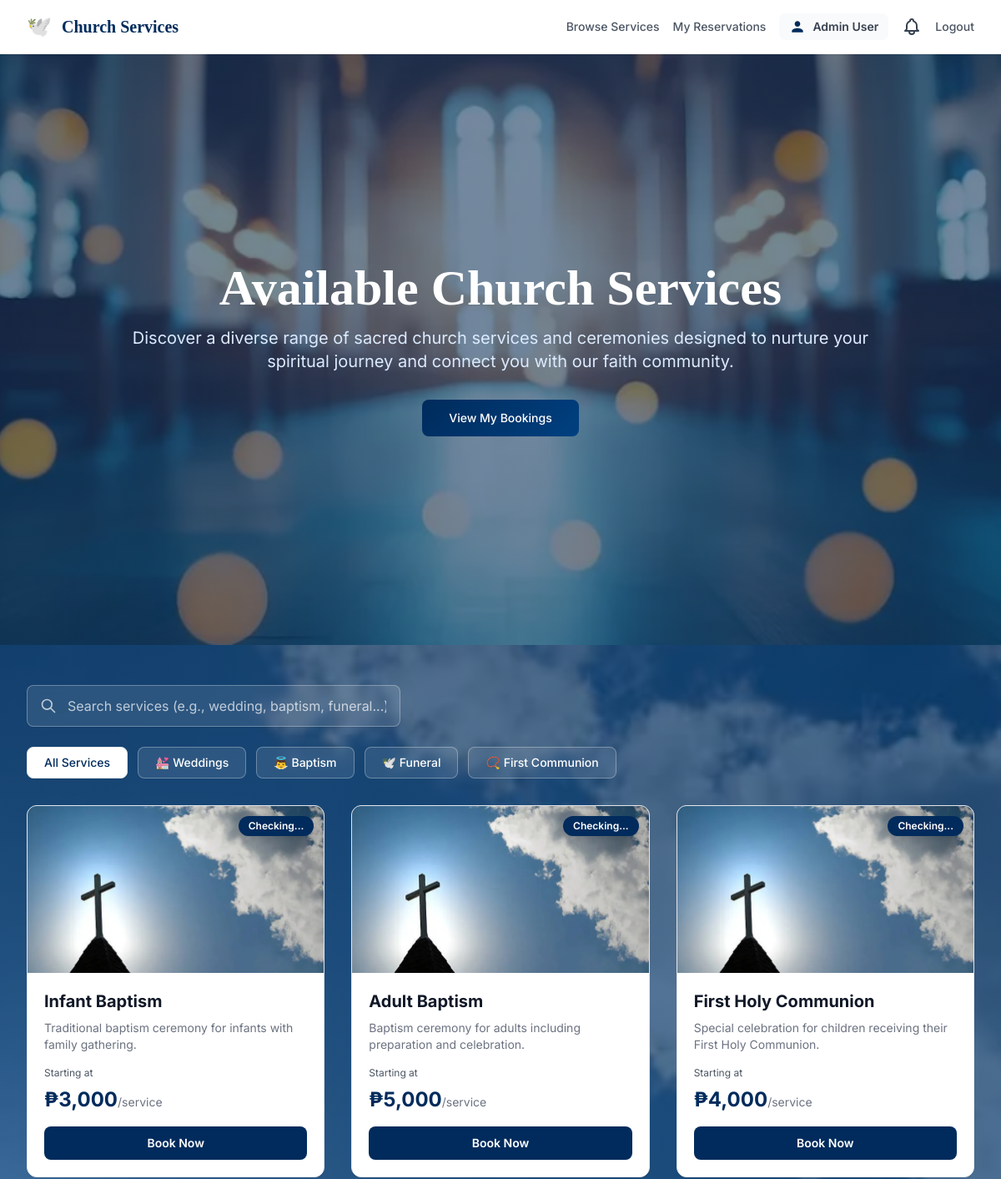
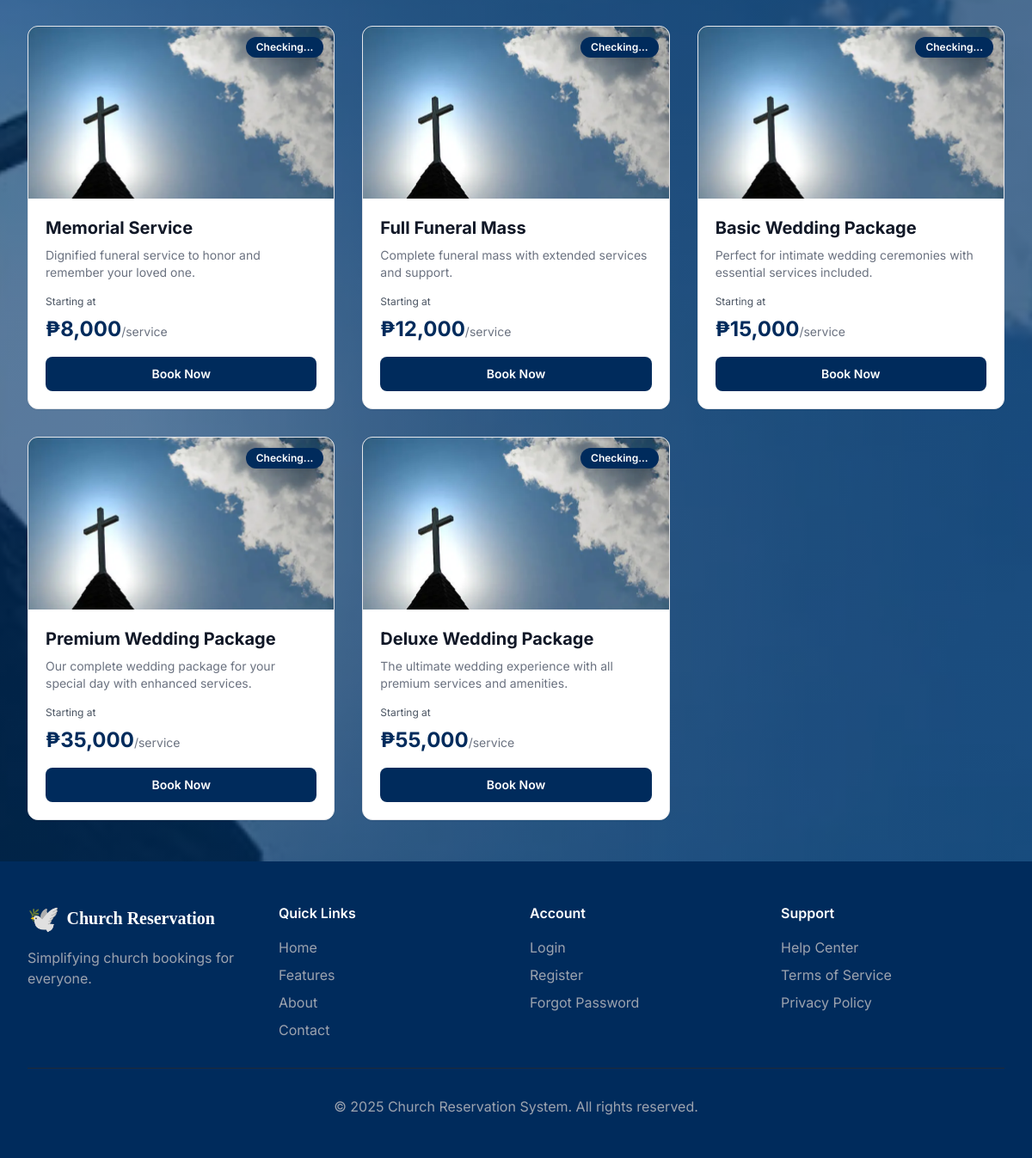
/user/index.php (signed in), run on the app's committed database (2 pictures, top to bottom).
### tables this page shows
CREATE TABLE IF NOT EXISTS services (
    id INT AUTO_INCREMENT PRIMARY KEY,
    name VARCHAR(255) NOT NULL,
    category VARCHAR(100) NOT NULL,
    price DECIMAL(10, 2) NOT NULL DEFAULT 0.00,
    description TEXT NOT NULL,
    features TEXT,
    image VARCHAR(255) DEFAULT 'church.png',
    created_at TIMESTAMP DEFAULT CURRENT_TIMESTAMP,
    updated_at TIMESTAMP DEFAULT CURRENT_TIMESTAMP ON UPDATE CURRENT_TIMESTAMP
);

### user/index.php (the view, shortened to what this page needs)
<?php
$db = new PDO("mysql:host=" . DB_HOST . ";dbname=" . DB_NAME, DB_USER, DB_PASS);
$services = [];
try {
    $stmt = $db->query("SELECT * FROM services ORDER BY category, price");
    $services = $stmt->fetchAll(PDO::FETCH_ASSOC);
} catch (PDOException $e) {
    $services = [];
}
$user_name = isset($_SESSION['user_name']) ? $_SESSION['user_name'] : 'Guest';
?>
<!DOCTYPE html>
<html lang="en">
<head>
    <script src="https://cdn.tailwindcss.com"></script>
    <link rel="stylesheet" href="../assets/css/style.css">
</head>
<body>
    <nav class="bg-white shadow-sm sticky top-0 z-50 border-b border-gray-100">
        <div class="max-w-7xl mx-auto px-4 sm:px-6 lg:px-8">
            <div class="flex justify-between items-center h-16">
                <div class="flex items-center space-x-3">
                    <span class="text-2xl">🕊️</span>
                    <span class="text-xl font-serif font-bold text-primary">Church Services</span>
                </div>
                <div class="flex items-center space-x-4">
                    <a href="index.php" class="text-gray-600 hover:text-primary transition font-medium text-sm">
                        Browse Services
                    </a>
                    <a href="dashboard.php" class="text-gray-600 hover:text-primary transition font-medium text-sm">
                        My Reservations
                    </a>
                    <button onclick="openProfileModal()" class="flex items-center space-x-2 px-3 py-1.5 bg-gray-50 rounded-lg hover:bg-gray-100 transition">
                        <svg class="w-5 h-5 text-primary" fill="currentColor" viewBox="0 0 24 24">
                            <path d="M12 12c2.21 0 4-1.79 4-4s-1.79-4-4-4-4 1.79-4 4 1.79 4 4 4zm0 2c-2.67 0-8 1.34-8 4v2h16v-2c0-2.66-5.33-4-8-4z"/>
                        </svg>
                        <span class="text-sm font-semibold text-gray-700"><?php echo htmlspecialchars($user_name); ?></span>
                    </button>
                    <a href="notifications.php" class="relative text-gray-700 hover:text-primary transition">
                    <a href="../api/auth.php?action=logout" class="text-sm text-gray-600 hover:text-primary transition font-medium">Logout</a>
                </div>
            </div>
        </div>
    </nav>
    <section class="py-[250px] text-white" style="background: linear-gradient(rgba(0,43,92,0.55), rgba(0,43,92,0.55)), url('../assets/images/bunner.png') center/cover no-repeat;">
        <div class="max-w-5xl mx-auto px-4 sm:px-6 lg:px-8 text-center">
            <h1 class="text-5xl md:text-6xl font-serif font-bold mb-4">Available Church Services</h1>
            <p class="text-lg md:text-xl text-blue-100 mb-8">Discover a diverse range of sacred church services and ceremonies designed to nurture your spiritual journey and connect you with our faith community. </p>
            <a href="dashboard.php" class="inline-block px-8 py-3 rounded-lg font-medium transition text-sm text-white" style="background: linear-gradient(135deg, #002B5C 0%, #004080 100%);" onmouseover="this.style.background='linear-gradient(135deg, #004080 0%, #002B5C 100%)'" onmouseout="this.style.background='linear-gradient(135deg, #002B5C 0%, #004080 100%)'">
                View My Bookings
            </a>
        </div>
    </section>
    <section id="services" class="py-12" style="background: linear-gradient(135deg, rgba(0,43,92,0.65) 0%, rgba(0,61,122,0.65) 100%), url('../assets/images/church.png') center/cover no-repeat;">
        <div class="max-w-7xl mx-auto px-4 sm:px-6 lg:px-8 mb-8">
            <div class="max-w-md mb-6">
                <div class="relative">
                    <input type="text" id="searchInput" onkeyup="searchServices()" placeholder="Search services (e.g., wedding, baptism, funeral...)" class="w-full px-4 py-3 pl-12 rounded-lg border border-white/30 bg-white/10 backdrop-blur-sm text-white placeholder-white/70 focus:outline-none focus:ring-2 focus:ring-white focus:border-transparent shadow-sm">
                    <svg class="absolute left-4 top-1/2 transform -translate-y-1/2 w-5 h-5 text-white/70" fill="none" stroke="currentColor" viewBox="0 0 24 24">
                        <path stroke-linecap="round" stroke-linejoin="round" stroke-width="2" d="M21 21l-6-6m2-5a7 7 0 11-14 0 7 7 0 0114 0z"></path>
                    </svg>
                </div>
            </div>
            <div class="flex flex-wrap gap-3">
                <button onclick="filterServices('all')" class="filter-btn bg-white text-[#002B5C] px-5 py-2 rounded-lg font-medium hover:bg-gray-100 transition text-sm shadow-sm">
                    All Services
                </button>
                <button onclick="filterServices('wedding')" class="filter-btn bg-white/10 backdrop-blur-sm border border-white/30 text-white px-5 py-2 rounded-lg font-medium hover:bg-white/20 transition text-sm">
                    💒 Weddings
                </button>
                <button onclick="filterServices('baptism')" class="filter-btn bg-white/10 backdrop-blur-sm border border-white/30 text-white px-5 py-2 rounded-lg font-medium hover:bg-white/20 transition text-sm">
                    👼 Baptism
                </button>
                <button onclick="filterServices('funeral')" class="filter-btn bg-white/10 backdrop-blur-sm border border-white/30 text-white px-5 py-2 rounded-lg font-medium hover:bg-white/20 transition text-sm">
                    🕊️ Funeral
                </button>
                <button onclick="filterServices('communion')" class="filter-btn bg-white/10 backdrop-blur-sm border border-white/30 text-white px-5 py-2 rounded-lg font-medium hover:bg-white/20 transition text-sm">
                    📿 First Communion
                </button>
            </div>
        </div>
        <div class="max-w-7xl mx-auto px-4 sm:px-6 lg:px-8">
            <div class="grid grid-cols-1 md:grid-cols-2 lg:grid-cols-3 gap-8">
                <?php
                if (empty($services)): ?>
                    <div class="col-span-3 text-center py-12">
                        <p class="text-gray-600 text-xl">No services available at the moment. Please check back later.</p>
                    </div>
                <?php else:
                    foreach ($services as $service):
                        $category = strtolower($service['category']);
                ?>
                <div class="service-card rounded-xl overflow-hidden shadow-sm border border-gray-200 hover:shadow-xl" data-category="<?php echo htmlspecialchars($category); ?>" data-name="<?php echo htmlspecialchars($service['name']); ?>" data-service-id="<?php echo $service['id']; ?>" data-service-name="<?php echo htmlspecialchars($service['name']); ?>">
                    <div class="relative">
                        <img src="../assets/images/<?php echo htmlspecialchars($service['image']); ?>" alt="<?php echo htmlspecialchars($service['name']); ?>" class="service-image" onerror="this.src='../assets/images/church.png'">
                        <div class="availability-badge absolute top-3 right-3 bg-[#002B5C] text-white px-3 py-1 rounded-full text-xs font-semibold shadow-lg" data-service-id="<?php echo $service['id']; ?>">
                            <span class="availability-text">Checking...</span>
                        </div>
                    </div>
                    <div class="card-content p-5">
                        <h3 class="text-xl font-bold text-gray-900 mb-2"><?php echo htmlspecialchars($service['name']); ?></h3>
                        <p class="text-gray-500 text-sm mb-4 line-clamp-2"><?php echo htmlspecialchars($service['description']); ?></p>
                        <div class="mb-4">
                            <p class="text-gray-600 text-xs mb-2">Starting at</p>
                            <p class="text-2xl font-bold text-[#002B5C]">₱<?php echo number_format($service['price'], 0); ?><span class="text-sm text-gray-500 font-normal">/service</span></p>
                        </div>
                        <button onclick="openModalFromCard(this)" class="book-now-btn block w-full bg-[#002B5C] text-white text-center py-2.5 rounded-lg font-semibold hover:bg-[#004080] transition text-sm" data-service-id="<?php echo $service['id']; ?>">
                            Book Now
                        </button>
                    </div>
                </div>
                <?php endforeach;
                endif; ?>
            </div>
        </div>
    </section>
    <footer class="text-white py-12 bg-[#002B5C]">
        <div class="max-w-7xl mx-auto px-4 sm:px-6 lg:px-8">
            <div class="grid grid-cols-1 md:grid-cols-4 gap-8">
                <div>
                    <div class="flex items-center mb-4">
                        <span class="text-3xl">🕊️</span>
                        <span class="ml-2 text-xl font-serif font-bold">Church Reservation</span>
                    </div>
                    <p class="text-gray-400">
                        Simplifying church bookings for everyone.
                    </p>
                </div>
                <div>
                    <h4 class="font-semibold mb-4">Quick Links</h4>
                    <ul class="space-y-2 text-gray-400">
                        <li><a href="#home" class="hover:text-white transition">Home</a></li>
                        <li><a href="#features" class="hover:text-white transition">Features</a></li>
                        <li><a href="#about" class="hover:text-white transition">About</a></li>
                        <li><a href="#contact" class="hover:text-white transition">Contact</a></li>
                    </ul>
                </div>
                <div>
                    <h4 class="font-semibold mb-4">Account</h4>
                    <ul class="space-y-2 text-gray-400">
                        <li><a href="login.php" class="hover:text-white transition">Login</a></li>
                        <li><a href="register.php" class="hover:text-white transition">Register</a></li>
                        <li><a href="forgot-password.php" class="hover:text-white transition">Forgot Password</a></li>
                    </ul>
                </div>
                <div>
                    <h4 class="font-semibold mb-4">Support</h4>
                    <ul class="space-y-2 text-gray-400">
                        <li><a href="#" class="hover:text-white transition">Help Center</a></li>
                        <li><a href="#" class="hover:text-white transition">Terms of Service</a></li>
                        <li><a href="#" class="hover:text-white transition">Privacy Policy</a></li>
                    </ul>
                </div>
            </div>
            <div class="border-t border-gray-800 mt-8 pt-8 text-center text-gray-400">
                <p>&copy; 2025 Church Reservation System. All rights reserved.</p>
            </div>
        </div>
    </footer>
</body>
</html>

### assets/css/style.css (style rules this page uses)
:root { --primary: #002B5C; --accent: #FFD700; --success: #06D6A0; --danger: #EF476F; --warning: #FFA500; --text: #333333; }
* { margin: 0; padding: 0; box-sizing: border-box; }
body { font-family: 'Inter', -apple-system, BlinkMacSystemFont, 'Segoe UI', sans-serif; color: var(--text); line-height: 1.6; }
.font-serif { font-family: 'Cormorant Garamond', Georgia, serif; }
.text-primary { color: var(--primary); }
.line-clamp-2 { display: -webkit-box; -webkit-line-clamp: 2; line-clamp: 2; -webkit-box-orient: vertical; overflow: hidden; }
.filter-btn { padding: 0.5rem 1rem; border-radius: 8px; background: white; color: var(--text); border: 1px solid #E5E7EB; transition: all 0.2s; text-decoration: none; display: inline-block; }

### user/index.php (style rules this page uses)
.service-card { transition: all 0.3s ease; background: white; display: flex; flex-direction: column; height: 100%; }
.service-image { height: 200px; object-fit: cover; width: 100%; }
.card-content { flex: 1; display: flex; flex-direction: column; }
body { background: linear-gradient(rgba(0, 43, 92, 0.65), rgba(0, 43, 92, 0.75)), url('../assets/images/bunner.png') center/cover no-repeat; background-size: cover; background-position: center; background-attachment: fixed; }

### data on the page
services: name "Infant Baptism", description "Traditional baptism ceremony for infants with family gathering.", price "3,000"
services: name "Adult Baptism", description "Baptism ceremony for adults including preparation and celebration.", price "5,000"
services: name "First Holy Communion", description "Special celebration for children receiving their First Holy Communion.", price "4,000"
services: name "Memorial Service", description "Dignified funeral service to honor and remember your loved one.", price "8,000"
services: name "Full Funeral Mass", description "Complete funeral mass with extended services and support.", price "12,000"
services: name "Basic Wedding Package", description "Perfect for intimate wedding ceremonies with essential services included.", price "15,000"
services: name "Premium Wedding Package", description "Our complete wedding package for your special day with enhanced services.", price "35,000"
services: name "Deluxe Wedding Package", description "The ultimate wedding experience with all premium services and amenities.", price "55,000"

### other printed values
$user_name "Admin User"
